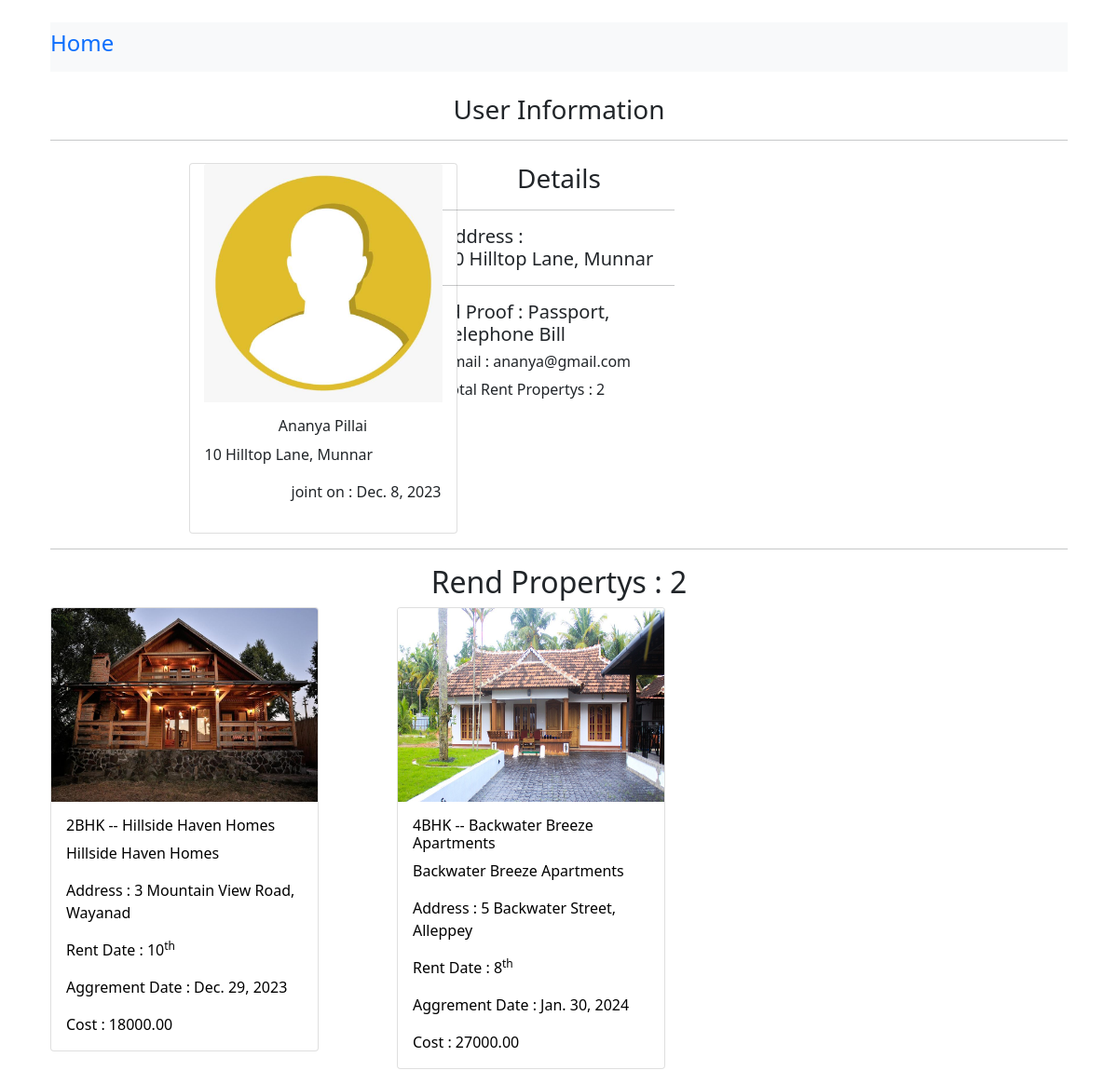
Screenshot of /user_pro/?cvt=2 with the database file from the repository.
### home/models.py (models this page shows, shortened)
class Tenant(models.Model):
    user = models.ForeignKey(User,on_delete=models.CASCADE)
    name = models.CharField(max_length=250)
    address = models.CharField(max_length=255)
    image = models.ImageField(upload_to='pic/',default='./pic/contact.png')
    docu_prof = models.CharField(max_length=250)
    date = models.DateTimeField(auto_now_add=True,blank=True,null=True)

class Rent(models.Model):
    tenant = models.ForeignKey(Tenant,related_name='tena',on_delete=models.CASCADE,blank=True,null=True)
    property = models.ForeignKey(Property,related_name='prop',on_delete=models.CASCADE)
    unit = models.ForeignKey(units,on_delete=models.CASCADE,blank=True,null=True)
    rent_date = models.IntegerField(blank=True,null=True)
    aggr_date = models.DateField()

class Property(models.Model):
    name = models.CharField(max_length=100)
    address = models.CharField(max_length=255)
    image = models.ImageField(upload_to='pic/')
    location = models.CharField(max_length=220)
    features = models.TextField()
    area = models.FloatField(blank=True,null=True)
    add_date = models.DateTimeField(auto_now_add=True)
    def __str__(self):
        return self.name

class units(models.Model):
    pro = models.ForeignKey(Property,on_delete=models.CASCADE,related_name='pr')
    unit_type = models.CharField(max_length=10, choices=[('1BHK', '1BHK'), ('2BHK', '2BHK'), ('3BHK', '3BHK'), ('4BHK', '4BHK')])
    rent_cost = models.DecimalField(max_digits=10, decimal_places=2)
    def __str__(self):
        return f"{self.unit_type} -- {self.pro.name}"

### home/views.py (the view)
# urls.py: path('user_pro/', views.user_view, name='user_pro'),
def user_view(request):
    id= request.GET.get('cvt')
    try:
        user = Tenant.objects.get(id=id)
        return render(request,'profile.html',{'us':user})
    except:
        return redirect('/')

### home/templates/profile.html (shortened to what this page needs)
<!DOCTYPE html>
<html lang="en">
<body>
    <div class="container mt-4">
      {% include 'head.html' %}
<h3 class="text-center mt-4">User Information</h3>
<hr>
          <div class="row mt-4 w-75 m-auto">
   <div class="col-md-4">
          <div class="card" style="width: 18rem;">
            <img src="{{us.image.url}}" class="card-img-top m-auto" alt="..."  style="width: 16rem;height: 16rem;">
            <div class="card-body">
              <h6 class="card-title text-center">{{us.name}}</h6>
              <p class="card-text">{{us.address}}</p>
             <p class="text-end">joint on : {{us.date|date}}</p>
            </div>
          </div>
        </div>
        <div class="col-md-4">
            <h3 class="text-center">Details</h3>
            <hr>
            <h5>Address : <p>{{us.address}}</p></h5>
            <hr>
            <h5>Id Proof : {{us.docu_prof}}</h5>
            <h6>Email : {{us.user.email}}</h6>
            <p>Total Rent Propertys : {{us.tena.count}}</p>
        </div>
        </div>
<hr>
        <div class="row">
            <h2 class="text-center">Rend Propertys : {{us.tena.count}}</h2>
        {% for i in us.tena.all %}
            <div class="col-md-4 mb-3">
              <a href="{% url 'pro_view' %}?xnt={{i.property.id}}" style="text-decoration: none;color: black;">
              <div class="card" style="width: 18rem;" id="car">
                <img src="{{i.property.image.url}}" class="card-img-top" alt="..." style="width: 100%;height: 13rem;">
                <div class="card-body">
                  <h6 class="card-title">{{i.unit}}</h6>
                  <p class="card-text">{{i.property}}</p>
                  <p class="card-text">Address : {{i.property.address}} </p>
                  <p class="card-text">Rent Date : {{i.rent_date}}<sup>th</sup> </p>
                  <p class="card-text">Aggrement Date : {{i.aggr_date}} </p>
                  <p class="card-text">Cost : {{i.unit.rent_cost}} </p>
                </div>
              </a>
              </div>
            </div>
        {% endfor %}
</body>
</html>

### rows the page displays
Tenant: image (picture), name "Ananya Pillai", address "10 Hilltop Lane, Munnar", date "Dec. 8, 2023", docu_prof "Passport, Telephone Bill", user.email "ananya@gmail.com", tena.count "2"
Rent: property.image (picture), unit "2BHK -- Hillside Haven Homes", property "Hillside Haven Homes", property.address "3 Mountain View Road, Wayanad", rent_date "10", aggr_date "Dec. 29, 2023", unit.rent_cost "18000.00"
Rent: property.image (picture), unit "4BHK -- Backwater Breeze Apartments", property "Backwater Breeze Apartments", property.address "5 Backwater Street, Alleppey", rent_date "8", aggr_date "Jan. 30, 2024", unit.rent_cost "27000.00"
